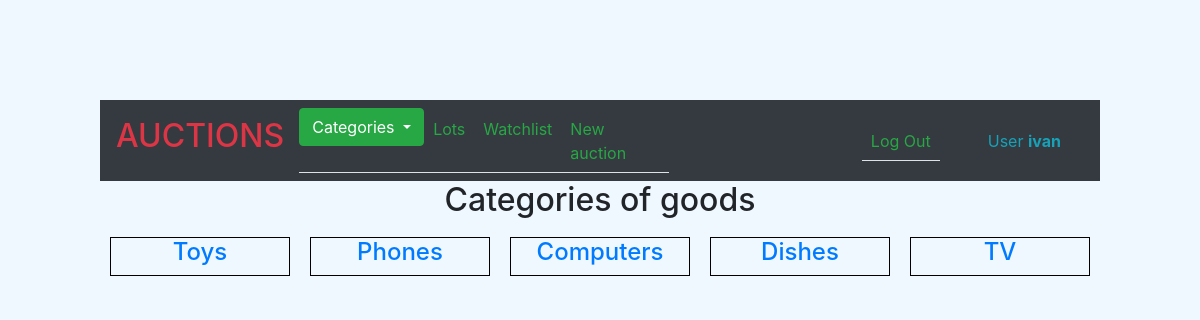
Page /categories/ (signed in) on the committed database.
### auctions/models.py (models this page shows, shortened)
class User(AbstractUser):
    def __str__(self):
        if not self.first_name or not self.last_name:
            return f"{self.username}"
        return f"{self.first_name} {self.last_name}"

class Category(models.Model):
    name = models.CharField(max_length=64)

### auctions/views.py (the view)
# urls.py: path("categories/", views.category_list, name="category_list"),
def category_list(request):
    categories = Category.objects.all()
    return render(request, "auctions/categories.html", {"categories": categories})

### auctions/templates/auctions/categories.html
{% extends "auctions/layout.html" %}
{% block body %}
    <h2 style="text-align: center;">Categories of goods</h2>
    <div style="display:flex;">
    {% for category in categories %}
        <div style="width: 20%; border:solid 1px black; margin: 10px;">
            <a href="{% url 'category' category.id %}"><h4 style="text-align: center;"> {{ category.name }} </h4></a>
        </div>
    {% endfor %}
    </div>
{% endblock %}

### auctions/templates/auctions/layout.html (shortened to what this page needs)
{% load static %}
<!DOCTYPE html>
<html lang="en">
    <head>
        <link href="https://cdn.jsdelivr.net/npm/bootstrap@5.2.3/dist/css/bootstrap.min.css" rel="stylesheet">
        <link rel="stylesheet" href="https://stackpath.bootstrapcdn.com/bootstrap/4.4.1/css/bootstrap.min.css">
        <link href="/static/auctions/styles.css" rel="stylesheet">
    </head>
    <body style="background-color: aliceblue;">
        <nav class="navbar navbar-expand-sm bg-dark navbar-dark">
            <span class="navbar-text h2 text-danger">AUCTIONS</span>
            <div class="container-fluid">
                <ul class="navbar-nav nav-tabs">
                    <li class="nav-item">
                        <div class="dropdown">
                            <button type="button" class="btn btn-success dropdown-toggle" data-bs-toggle="dropdown">
                                Categories
                            </button>
                        </div>
                    </li>
                    <li class="nav-item">
                        <a class="nav-link" href="{% url 'index' %}"><span class="text-success">Lots</span></a>
                    </li>
                    {% if user.is_authenticated %}
                        <li class="nav-item">
                            <a class="nav-link" href="{% url 'watchlist_view' %}"><span class="text-success">Watchlist</span></a>
                        </li>
                        <li class="nav-item">
                            <a class="nav-link" href="{% url 'new_auction' %}"><span class="text-success">New auction</span></a>
                        </li>
                    {% endif %}
                </ul>
            </div>
            <div class="container-fluid justify-content-end">
                <ul class="navbar-nav nav-tabs me-5">
                    {% if user.is_authenticated %}
                        <li class="nav-item">
                            <a class="nav-link" href="{% url 'logout' %}"><span class="text-success">Log Out</span></a>
                        </li>
                    {% endif %}
                </ul>
                <span class="navbar-text text-info me-2">
                    {% if user.is_authenticated %}
                        User <strong>{{ user.username }}</strong>
                    {% endif %}
                </span>
            </div>
        </nav>
        {% block body %}
        {% endblock %}
    </body>
</html>

### auctions/static/auctions/styles.css (style rules this page uses)
body { padding: 100px; background-color: aqua; }

### rows in the picture
User: username "ivan"
Category: name "Toys"
Category: name "Phones"
Category: name "Computers"
Category: name "Dishes"
Category: name "TV"
